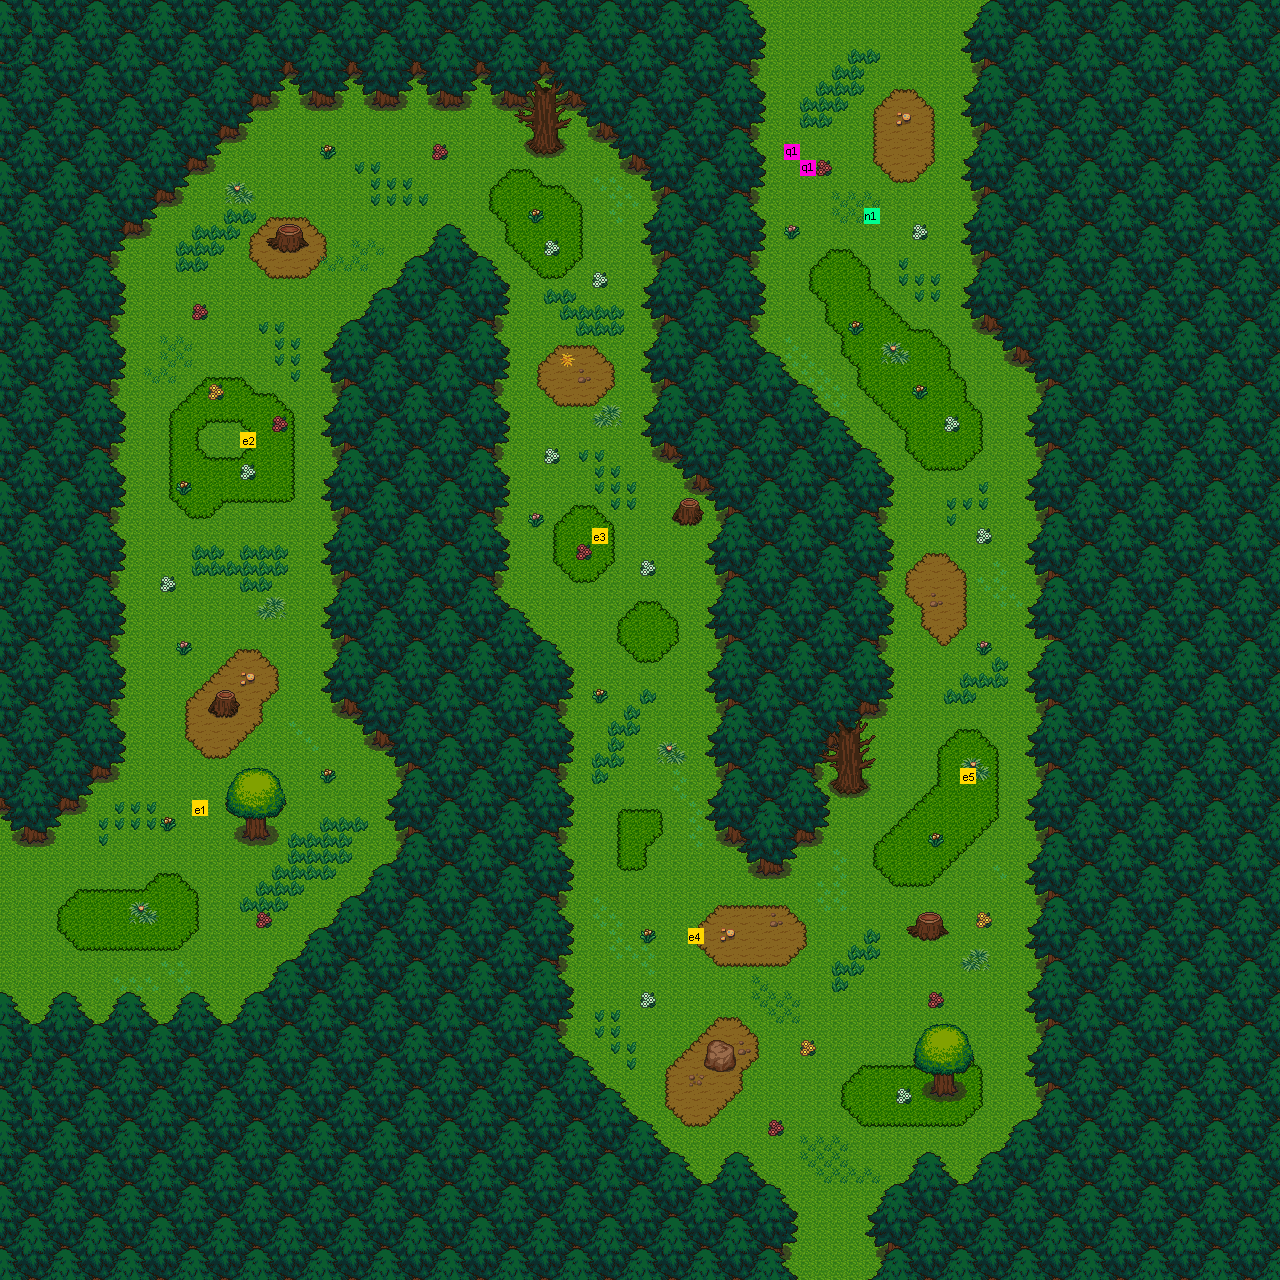

A 2D game scene composited from a Tiled map and its tileset images. What follows is a short description and the map's XML, with each tile layer's data collapsed to a summary:
An orthogonal 80x80 tile map with 16x16 px tiles, 8 tile layers (ground0, ground1, wall0, wall1, ...), 2 hidden layers not drawn, 9 tilesets.

<map version="1.0" orientation="orthogonal" renderorder="right-down" width="80" height="80" tilewidth="16" tileheight="16">
 <tileset firstgid="1" name="1" tilewidth="16" tileheight="16">
  <image source="../../tileset/v1.3/1.png" width="800" height="800" />
 </tileset>
 <tileset firstgid="2501" name="2" tilewidth="16" tileheight="16">
  <image source="../../tileset/v1.3/2.png" width="800" height="800" />
 </tileset>
 <tileset firstgid="5001" name="3" tilewidth="16" tileheight="16">
  <image source="../../tileset/v1.3/3.png" width="800" height="800" />
 </tileset>
 <tileset firstgid="7501" name="4" tilewidth="16" tileheight="16">
  <image source="../../tileset/v1.3/4.png" width="800" height="800" />
 </tileset>
 <tileset firstgid="10001" name="5" tilewidth="16" tileheight="16">
  <image source="../../tileset/v1.3/5.png" width="800" height="800" />
 </tileset>
 <tileset firstgid="12501" name="6" tilewidth="16" tileheight="16">
  <image source="../../tileset/v1.3/6.png" width="800" height="800" />
 </tileset>
 <tileset firstgid="15001" name="7" tilewidth="16" tileheight="16">
  <image source="../../tileset/v1.3/7.png" width="800" height="800" />
 </tileset>
 <tileset firstgid="17501" name="8" tilewidth="16" tileheight="16">
  <image source="../../tileset/v1.3/8.png" width="800" height="800" />
 </tileset>
 <tileset firstgid="20001" name="9" tilewidth="16" tileheight="16">
  <image source="../../tileset/v1.3/9.png" width="800" height="800" />
 </tileset>
 <layer name="ground0" width="80" height="80">
  <data>[6400 cells, 6400 non-empty, 1 distinct tile ids]</data>
 </layer>
 <layer name="ground1" width="80" height="80">
  <data>[6400 cells, 738 non-empty, 59 distinct tile ids]</data>
 </layer>
 <layer name="wall0" width="80" height="80">
  <data>[6400 cells, 0 non-empty, 0 distinct tile ids]</data>
 </layer>
 <layer name="wall1" width="80" height="80">
  <data>[6400 cells, 12 non-empty, 12 distinct tile ids]</data>
 </layer>
 <layer name="deco0" width="80" height="80">
  <data>[6400 cells, 266 non-empty, 24 distinct tile ids]</data>
 </layer>
 <layer name="deco1" width="80" height="80">
  <data>[6400 cells, 4150 non-empty, 86 distinct tile ids]</data>
 </layer>
 <layer name="deco2" width="80" height="80">
  <data>[6400 cells, 52 non-empty, 28 distinct tile ids]</data>
 </layer>
 <layer name="ABOVE_OVERWRITE" width="80" height="80" visible="0" opacity="0.9">
  <data>[6400 cells, 0 non-empty, 0 distinct tile ids]</data>
 </layer>
 <layer name="COLLISION_OVERWRITE" width="80" height="80" visible="0">
  <data>[6400 cells, 0 non-empty, 0 distinct tile ids]</data>
 </layer>
 <layer name="SPOT" width="80" height="80">
  <data>[6400 cells, 8 non-empty, 7 distinct tile ids]</data>
 </layer>
</map>
